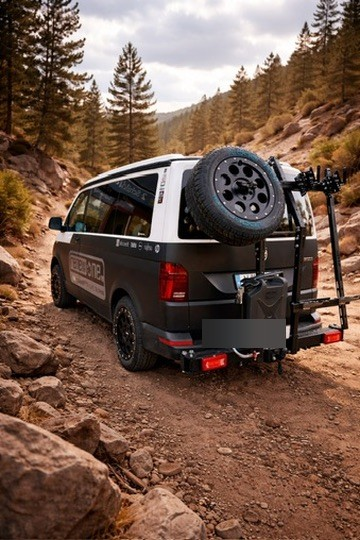
#> input picture assets/hero-placeholder-no-mtb.jpg, 360 x 540 px, given in place of image0.jpeg, which was not available
$ python anonymize_images.py
#> lines starting #> are read from the running program, lines starting #| are printed output that depends on the picture; pictures that were not available may be replaced by others from this repository, and a replacement may not be noted
from pathlib import Path

from PIL import Image, ImageEnhance, ImageFilter


ROOT = Path(__file__).resolve().parents[1]
OUT = ROOT / "assets"
OUT.mkdir(exist_ok=True)


def cover_plate(img, box):
    patch = img.crop(box)
    patch = patch.resize((max(1, patch.width // 12), max(1, patch.height // 12)))
    patch = patch.resize((box[2] - box[0], box[3] - box[1]))
    patch = patch.filter(ImageFilter.GaussianBlur(radius=8))
    patch = ImageEnhance.Contrast(patch).enhance(0.55)
    patch = ImageEnhance.Brightness(patch).enhance(0.62)
    img.paste(patch, box)


def save_jpeg(src_name, dst_name, boxes=(), quality=86):
#> called with src_name = 'image0.jpeg', dst_name = 'van-side-gear-carrier-anonymized.jpg', quality = 86
    img = Image.open(ROOT / src_name).convert("RGB")
#> img is the input picture: PIL image 360x540 RGB; mean R, G, B 116.4, 88.7, 74.5
    for box in boxes:
        cover_plate(img, box)
#> this loop made 1 pass
#> pass 1, in cover_plate, `patch = img.crop(box)`:
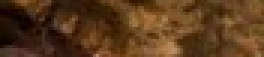
#> patch: PIL image 88x19 RGB (shown 3 times larger); mean R, G, B 89.3, 56.9, 27.9
#> pass 1, in cover_plate, `patch = patch.resize((box[2] - box[0], box[3] - box[1]))`:
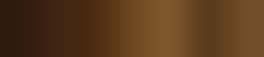
#> patch: PIL image 88x19 RGB (shown 3 times larger); mean R, G, B 88.9, 56.7, 27.8
#> pass 1, in cover_plate, `patch = ImageEnhance.Contrast(patch).enhance(0.55)`:
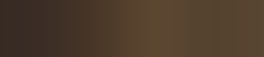
#> patch: PIL image 88x19 RGB (shown 3 times larger); mean R, G, B 76.8, 59.1, 43.2
#> call 2 of save_jpeg, with src_name = 'image2.jpeg', dst_name = 'two-vans-workshop-yard-anonymized.jpg', quality = 86
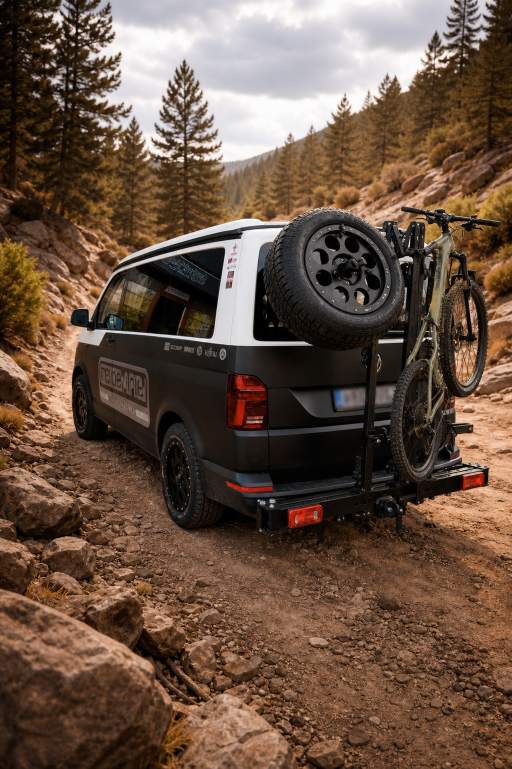
#> input picture assets/hero-van-mtb-vertical.png, 1023 x 1537 px, given in place of image2.jpeg, which was not available (shown at 1/2 size)
#> in save_jpeg, img is the input picture: PIL image 1023x1537 RGB; mean R, G, B 105.1, 82.4, 66.7
    img.save(OUT / dst_name, quality=quality, optimize=True, progressive=True)


def save_png_as_jpeg(src_name, dst_name, boxes=(), quality=88):
#> called with src_name = 'image0.png', dst_name = 'vw-gear-carrier-trail-anonymized.jpg', quality = 88
    img = Image.open(ROOT / src_name).convert("RGB")
    for box in boxes:
        cover_plate(img, box)
#> this loop made 1 pass
#> pass 1, in cover_plate (call 4), `patch = img.crop(box)`:
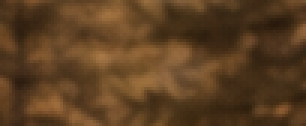
#> patch: PIL image 102x42 RGB (shown 3 times larger); mean R, G, B 92.2, 63.2, 34.1
#> pass 1, in cover_plate (call 4), `patch = patch.resize((box[2] - box[0], box[3] - box[1]))`:
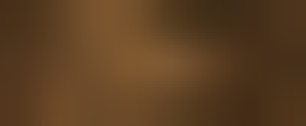
#> patch: PIL image 102x42 RGB (shown 3 times larger); mean R, G, B 91.9, 62.9, 33.9
#> pass 1, in cover_plate (call 4), `patch = ImageEnhance.Contrast(patch).enhance(0.55)`:
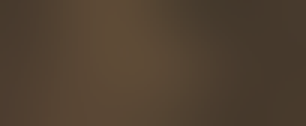
#> patch: PIL image 102x42 RGB (shown 3 times larger); mean R, G, B 80.6, 64.7, 48.7
    img.save(OUT / dst_name, quality=quality, optimize=True, progressive=True)


save_jpeg(
    "image0.jpeg",
    "van-side-gear-carrier-anonymized.jpg",
    boxes=[(20, 139, 108, 158)],
)
save_jpeg(
    "image2.jpeg",
    "two-vans-workshop-yard-anonymized.jpg",
    boxes=[(86, 149, 138, 164), (214, 158, 269, 173)],
)
save_png_as_jpeg(
    "image0.png",
    "vw-gear-carrier-trail-anonymized.jpg",
    boxes=[(258, 384, 360, 426)],
)
save_jpeg(
    "image1.jpeg",
    "van-on-lift.jpg",
)
#> (the run stopped early here; a loop or call above may not have finished)
